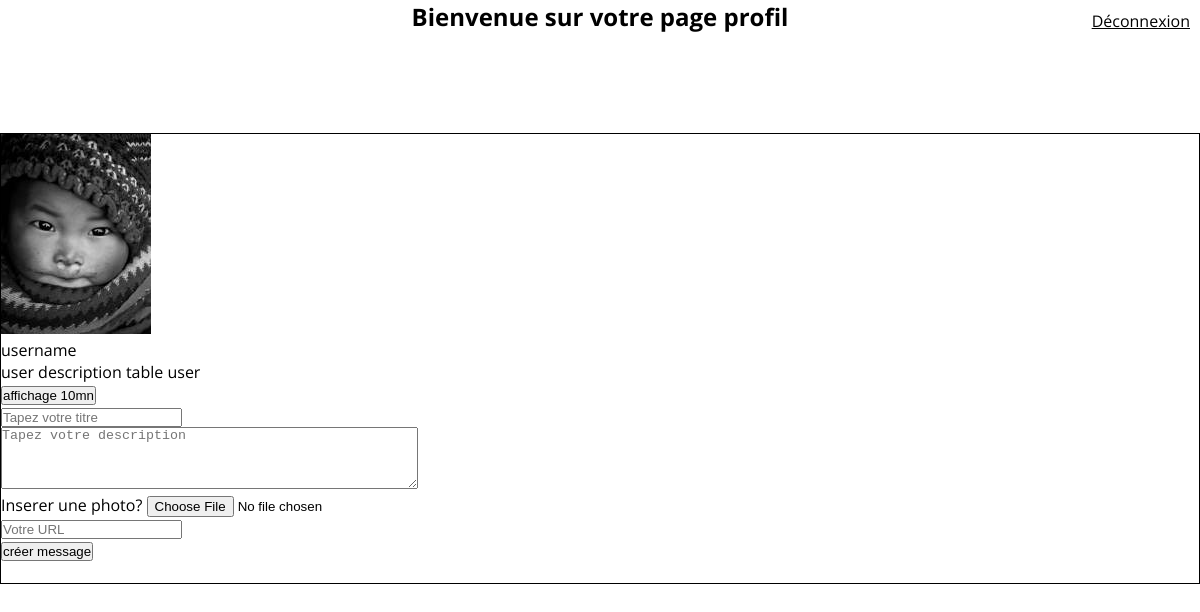
The page /profil.php on the database as committed earlier.
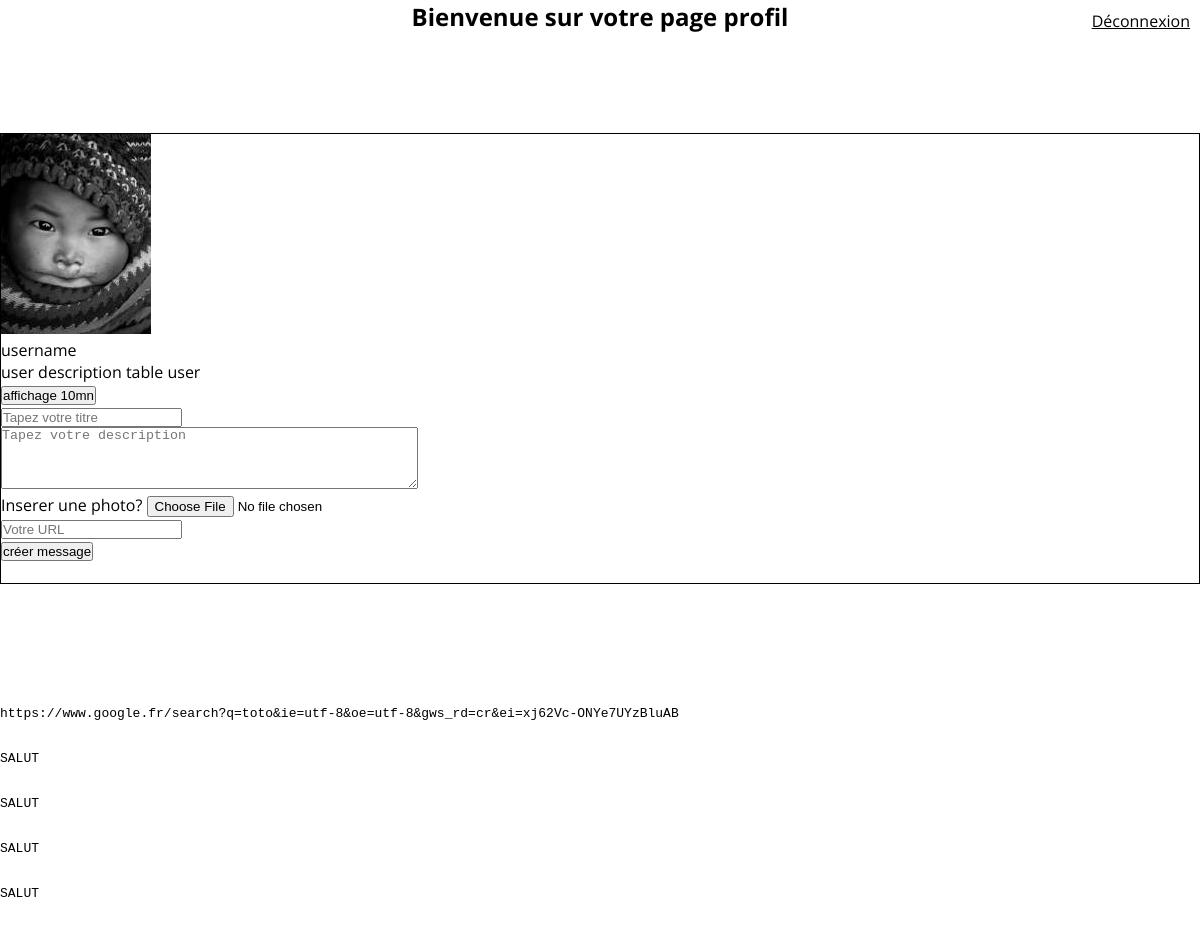
The same page on the database as committed later.
### tables this page shows
CREATE TABLE IF NOT EXISTS `message` (
  `id_mess` int(11) NOT NULL,
  `title` varchar(30) NOT NULL,
  `description` varchar(140) NOT NULL,
  `url` text,
  `mess_picture` text,
  `date_created` datetime NOT NULL,
  `date_expiry` datetime NOT NULL
);

### profil.php (the view, shortened to what this page needs)
<?php
include ("includes.php");
		$sql = "SELECT *
				FROM message
				ORDER BY date_created DESC
				LIMIT 5";
		$sth = $dbh->prepare($sql);
		$sth->execute();
		$messages = $sth->fetchAll();
?>
<!DOCTYPE html>
<html lang="Fr">
		<head>
			<link href="css/styles.css" type="text/css" rel="stylesheet" media="screen">
		</head>
		<body>
			<h2 class="title-profil">Bienvenue sur votre page profil<?php echo $_SESSION['user']['username']; ?></h2>
			<div class="main-profil">
					<div class="image-profil">
						<img src="img/default.jpg" alt="photo-profil"/>
						<p>username </p>
						<p>user description table user </p>
					</div>
			<div class="affiche10">
			<form method="POST" action="profil.php" id="affiche10" novalidate="novalidate">
				<input type="submit" class="affiche10" value="affichage 10mn"/>
			</form>
			</div>
			<form method="POST" action="profil.php" id="add-profil-message" novalidate="novalidate" enctype="multipart/form-data">
				<input type="text" name="title" id="title" placeholder="Tapez votre titre"/>
				<textarea name="description" id="description" rows="4" cols="50" placeholder="Tapez votre description" ></textarea>
				<label for="mess_picture">Inserer une photo?</label>
				<input type="file" name="mess_picture"/>
				<input type="url" name="url" id="url" placeholder="Votre URL" />
				<input type="submit" class="add-profil-message" value="créer message"/>
			</form>
				<a class="logout" href="logout.php" title="Me déconnecter">Déconnexion</a>
			</div>
	<div class="affiche-message">
		<?php
				foreach ($messages as $message) {
				echo '<pre>';
				echo "<div class='profil-message'><p>".$message['description']."</p>
				</div>";
				echo '</pre>';
				}
				?>
			</div>
			</body>
</html>

### css/styles.css (style rules this page uses)
* { margin:0; padding: 0; box-sizing: border-box; text-decoration: none; list-style-type: none; color: black; }
body { background-color: white; font-family: 'Open Sans', sans-serif; }
.main-profil { width:100%; margin:100px 0; border:1px solid black; }
.title-profil { text-align: center; }
.logout { text-decoration: underline; position:absolute; top:10px; right:10px; }

Rows that differ between the two databases and show on the page:
added message: description "https://www.google.fr/search?q=toto&ie=utf-8&oe=utf-8&gws_rd=cr&ei=xj62Vc-ONYe7UYzBluAB"
added message: description "SALUT"
added message: description "SALUT"
added message: description "SALUT"
added message: description "SALUT"
